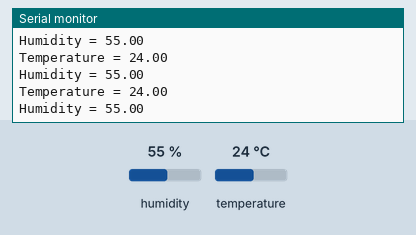
Bench run of a sketch on a simulated Arduino Uno, built with avr-gcc and run on an emulated ATmega328P. Shown: the last lines printed to the serial monitor. The test bench sets the inputs (shaded band); at power-on: humidity 55 %, temperature 24 °C.

Above: at 2.8 s.
2.9 s: humidity set to 22 %
At 4.9 s:
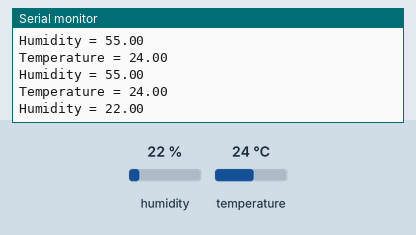
5.6 s: temperature set to 12 °C
At 6.7 s:
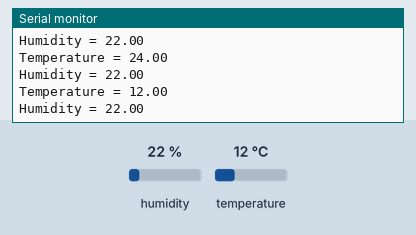
8.3 s: humidity set to 40 %
At 11.0 s:
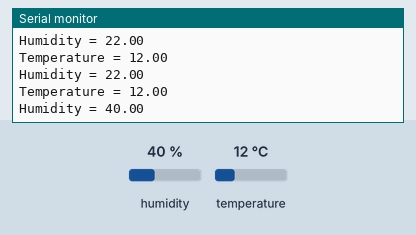
Timing chart, 0 to 12.5 s (numbered marks = the images above; inputs shaded):
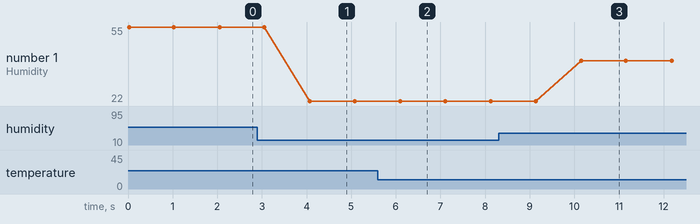

Measured:
- after the input at 2.9 s, the serial monitor: prints a new line after 1.2 s (image 1)
- after the input at 5.6 s, the serial monitor: prints a new line after 0.48 s (image 2)
- after the input at 8.3 s, the serial monitor: prints a new line after 1.9 s (image 3)
- plotted number 1: 55 → 22 after the input at 2.9 s, 22 → 40 after the input at 8.3 s

The sketch:

KY-015_TempHumiditySensor.ino
```cpp
// Install "DHT sensor library" by Adafruit
// tested with version 1.4.4

#include "DHT.h"

#define DHT_PIN 7
#define DHT_TYPE DHT11

DHT dht(DHT_PIN, DHT_TYPE);

void setup() {
  Serial.begin(115200);
  dht.begin();
}

void loop() {
  Serial.print("Temperature = ");
  Serial.println(dht.readTemperature());
  Serial.print("Humidity = ");
  Serial.println(dht.readHumidity());

  delay(1000);
}
```
